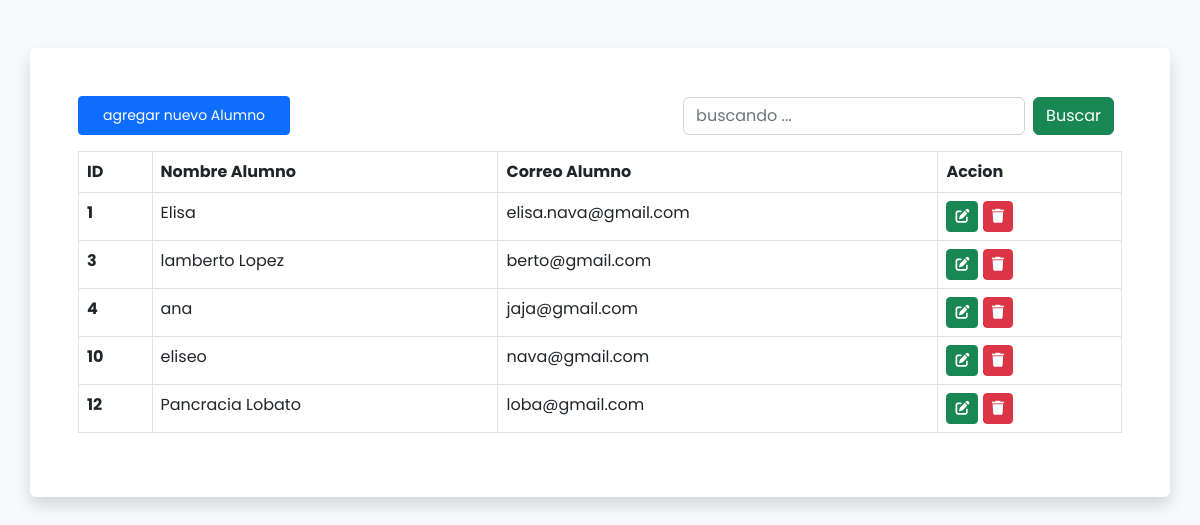
The page / on the database its author committed.
### alumno/models.py (models this page shows, shortened)
class Alumno_T(models.Model):
    nombre=models.CharField(max_length=100,verbose_name='Nombre')
    correo=models.EmailField(max_length=100,verbose_name='Correo electronico')
    class Meta:
        verbose_name="Alumno"
        verbose_name_plural='Alumnos'

### alumno/views.py (the view, shortened to what this page needs)
# urls.py: path('',views.index_vista,name='index_vista'),
def index_vista(request):
    losalumnos=Alumno_T.objects.all()
    return render(request,'index.html',{"losalumnos":losalumnos})

### alumno/templates/index.html (shortened to what this page needs)
<!doctype html>
<html lang="es">
  <head>
    <link href="https://cdn.jsdelivr.net/npm/bootstrap@5.2.3/dist/css/bootstrap.min.css" rel="stylesheet">
    <link rel="stylesheet" href="https://cdnjs.cloudflare.com/ajax/libs/font-awesome/6.6.0/css/all.min.css" />
</head>
  <body class="bg-light">
      <div class="container mt-5 p-5 rounded shadow bg-white">
        <div class="d-flex justify-content-between align-items-center">
           <a href="" data-bs-toggle="modal" data-bs-target="#agregarAlumnoModal" class="btn btn-primary px-4 py-2 btn-sm">agregar nuevo Alumno</a>
            <div >
                <form action="" method="post" class="d-flex">
                  <input type="search" value="{{consulta}}" name="buscarconsulta" class="form-control" placeholder="buscando ...">
                  <button class ="btn btn-success mx-2" name = "buscar">Buscar</button>
                </form>
            </div>
        </div>
       <table class="table mt-3 table-bordered" >
        <thead>
          <tr>
            <th scope="col">ID</th>
            <th scope="col">Nombre Alumno</th>
            <th scope="col">Correo Alumno</th>
            <th scope="col">Accion</th>
          </tr>
        </thead>
        <tbody>
          {% for unalumno in  losalumnos %}
          <tr>
            <th>{{unalumno.id}}</th>
            <td>{{unalumno.nombre}}</td>
            <td>{{unalumno.correo}}</td>
            <td>
              <a href="" data-bs-toggle="modal" data-bs-target="#actualizarAlumnoModal_{{unalumno.id}}" class="btn btn-success btn-sm"><i class="fa-solid fa-pen-to-square"></i> </a>
              <a href="" data-bs-toggle="modal" data-bs-target="#borrarAlumnoModal_{{unalumno.id}}" class="btn btn-danger btn-sm"><i class="fa-solid fa-trash"></i></a>
            </td>
          </tr>
          {% endfor %}
        </tbody>
      </table>
      </div>
  </body>
</html>

### alumno/templates/index.html (style rules this page uses)
* { font-family: "Poppins", sans-serif; }

### rows shown on the page
Alumno_T: id "1", nombre "Elisa", correo "elisa.nava@gmail.com"
Alumno_T: id "3", nombre "lamberto Lopez", correo "berto@gmail.com"
Alumno_T: id "4", nombre "ana", correo "jaja@gmail.com"
Alumno_T: id "10", nombre "eliseo", correo "nava@gmail.com"
Alumno_T: id "12", nombre "Pancracia Lobato", correo "loba@gmail.com"
